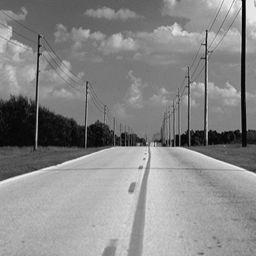
#> input picture img/sem05/highways/image_0001.jpg, 256 x 256 px; its folder holds 4 pictures in this run
$ python run02_bow_dictionary.py   (Python 2 division)   (older library calls are emulated)
#> lines starting #> are read from the running program, lines starting #| are printed output that depends on the picture
#!/usr/bin/python
__author__ = 'ar'

import cv2
import numpy as np
import matplotlib.pyplot as plt

import skimage as sk
import skimage.io
import skimage.color
from sklearn import cluster
from sklearn.metrics import pairwise as pwd

import os
import sys
import glob

######################################
def cropImagePatch(img, pt, angle, radiusPatch, isDebug=False, baseSize=(24,24)):
    px = pt[0]
    py = pt[1]
    #
    imgShape=img.shape
    imgCenter=(int(imgShape[1]/2.0), int(imgShape[0]/2.0))
    #
    matRot=cv2.getRotationMatrix2D(imgCenter, angle, 1.0)
    matShift=np.zeros((2,3))
    matShift[0,0]=1.0
    matShift[0,1]=0.0
    matShift[1,0]=0.0
    matShift[1,1]=1.0
    matShift[0,2]=+imgCenter[0] - px
    matShift[1,2]=+imgCenter[1] - py
    imgShift=cv2.warpAffine(img, matShift, (imgShape[1], imgShape[0]), None, cv2.INTER_CUBIC)
    cropSize=int(np.round(1.0*radiusPatch))
    imgShiftRot=cv2.warpAffine(imgShift, matRot, (imgShape[1], imgShape[0]), None, cv2.INTER_CUBIC)
    imgShiftRotCrop=imgShiftRot[imgCenter[1]-cropSize:imgCenter[1]+cropSize, imgCenter[0]-cropSize:imgCenter[0]+cropSize]
    if isDebug:
        plt.figure()
        plt.subplot(1,3,1)
        plt.imshow(imgShift), plt.title('Shift')
        plt.subplot(1,3,2)
        plt.imshow(imgShiftRot), plt.title('Shift-Rot')
        plt.subplot(1,3,3)
        plt.imshow(imgShiftRotCrop), plt.title('Shift-Rot-Crop')
    brd=1
    baseSizeBrd=(baseSize[0]-brd*2, baseSize[1]-brd*2)
    imgShiftRotCropResize=cv2.resize(imgShiftRotCrop, baseSizeBrd, None,0,0,cv2.INTER_CUBIC)
    imgShiftRotCropResize=cv2.copyMakeBorder(imgShiftRotCropResize,brd,brd,brd,brd,cv2.BORDER_CONSTANT, None, (0,0,0))
    return imgShiftRotCropResize

######################################
def_NumFeaturesPerImage=100
def_NumClustersSqrt=10
def_NumClusters=def_NumClustersSqrt**2
def_numBestPatches=int(def_NumClusters*3/4)
def_sizePatch=32

######################################
if __name__=='__main__':
    lstF=glob.glob('../img/sem05/highways/*.jpg')
    # sift=cv2.SIFT(nfeatures=def_NumFeaturesPerImage)
    sift=cv2.xfeatures2d.SIFT_create(nfeatures=def_NumFeaturesPerImage)
    lstK=[]
    lstD=[]
    lstImg=[]
    arrkp=None
    arrkd=None
    cnt=0
    print '(1) Prepare data:'
    for ii in xrange(len(lstF)):
        fimg=lstF[ii]
        img=cv2.imread(fimg, cv2.IMREAD_GRAYSCALE)
#> img is the input picture: shape (256, 256); min 0, max 255, mean 136.2
        lstImg.append(img)
        kp, kd=sift.detectAndCompute(img,None)
#> kp = 100 keypoints; strongest (x, y, size): (206, 44, 1.8), (39, 54, 2.1), (177, 145, 2.2), (184, 140, 10.5)
        kpa=np.zeros((len(kp), 5))
#> kpa = 100 rows, first 6: [0, 0, 0, 0, 0], [0, 0, 0, 0, 0], [0, 0, 0, 0, 0], [0, 0, 0, 0, 0], [0, 0, 0, 0, 0], [0, 0, 0, 0, 0]
        for kki in xrange(len(kp)):
            tkp=kp[kki]
            kpa[kki,0]=tkp.pt[0]
            kpa[kki,1]=tkp.pt[1]
            kpa[kki,2]=tkp.size
            kpa[kki,3]=tkp.angle
#> this loop made 100 passes
#> tkp on passes 1 to 12: keypoint at (6.3, 98.3), size 4.7, keypoint at (147.5, 167.7), size 3.1, keypoint at (244, 144.9), size 3.2, keypoint at (8.2, 31.9), size 6.1, keypoint at (239.2, 95.4), size 2.7, keypoint at (147.5, 167.7), size 3.1, keypoint at (154.3, 149.2), size 7.2, keypoint at (236.3, 131.9), size 3.2, keypoint at (160.2, 141), size 2.1, keypoint at (160.2, 141), size 2.1, keypoint at (233.4, 92.2), size 8.4, keypoint at (162, 142.3), size 6.9
#> after the loop, kpa = 100 rows, first 6: [6.33, 98.25, 4.71, 258.1, 0], [147.5, 167.7, 3.1, 202, 0], [244, 144.9, 3.15, 64.21, 0], [8.17, 31.87, 6.13, 172.7, 0], [239.2, 95.37, 2.75, 180.3, 0], [147.5, 167.7, 3.1, 7.95, 0]
        kpa[:,4]=ii
        if arrkd is None:
            arrkp=kpa.copy()
#> arrkp has the same summary as kpa
            arrkd=kd.copy()
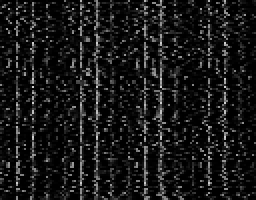
#> arrkd: shape (100, 128) float32 (shown 2 times larger); min 0, max 208, mean 23.4
        else:
            # kd /= np.tile(np.sum(kd, axis=-1).reshape((-1, 1)), (1, kd.shape[-1]))
            arrkd=np.concatenate([arrkd,kd])
            arrkp=np.concatenate([arrkp,kpa])
        lstK.append(kp)
        lstD.append(kd)
        if not (ii%20):
            print '%d/%d' % (ii,len(lstF))
#> pass 2 of the loop `for ii in xrange(len(lstF)):`:
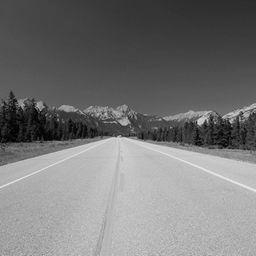
#> input picture img/sem05/highways/image_0005.jpg, 256 x 256 px
#> img is the input picture: shape (256, 256); min 0, max 238, mean 118.4
#> kp = 100 keypoints; strongest (x, y, size): (200, 122, 4.5), (125, 122, 5.1), (221, 137, 22.8), (39, 106, 5.2)
#> `kpa=np.zeros((len(kp), 5))`: kpa = 100 rows, first 6: [0, 0, 0, 0, 0], [0, 0, 0, 0, 0], [0, 0, 0, 0, 0], [0, 0, 0, 0, 0], [0, 0, 0, 0, 0], [0, 0, 0, 0, 0]
#> the loop `for kki in xrange(len(kp)):` made 100 passes
#> tkp on passes 1 to 8: keypoint at (111.2, 135.5), size 1.9, keypoint at (248.3, 108.1), size 2.2, keypoint at (248.3, 108.1), size 2.2, keypoint at (246.2, 115.1), size 3.5, keypoint at (237.1, 112.6), size 3.1, keypoint at (231, 115.8), size 8.2, keypoint at (220.9, 136.9), size 22.8, keypoint at (211.1, 118.1), size 3.1
#> after the loop `for kki in xrange(len(kp)):`: kpa = 100 rows, first 6: [111.2, 135.5, 1.89, 82.23, 0], [248.3, 108.1, 2.16, 243.9, 0], [248.3, 108.1, 2.16, 73.04, 0], [246.2, 115.1, 3.5, 214.9, 0], [237.1, 112.6, 3.12, 224.9, 0], [231, 115.8, 8.21, 280.4, 0]
#> `arrkd=np.concatenate([arrkd,kd])`:
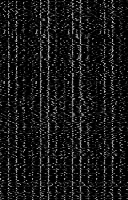
#> arrkd: shape (200, 128) float32; min 0, max 215, mean 23.7
#> `arrkp=np.concatenate([arrkp,kpa])`: arrkp = 200 rows, first 6: [6.33, 98.25, 4.71, 258.1, 0], [147.5, 167.7, 3.1, 202, 0], [244, 144.9, 3.15, 64.21, 0], [8.17, 31.87, 6.13, 172.7, 0], [239.2, 95.37, 2.75, 180.3, 0], [147.5, 167.7, 3.1, 7.95, 0]
#> pass 3 of the loop `for ii in xrange(len(lstF)):`:
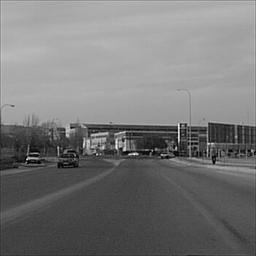
#> input picture img/sem05/highways/image_0007.jpg, 256 x 256 px
#> img is the input picture: shape (256, 256); min 0, max 251, mean 119.7
#> kp = 100 keypoints; strongest (x, y, size): (123, 140, 1.9), (252, 151, 1.9), (236, 137, 1.9), (121, 149, 2.2)
#> `kpa=np.zeros((len(kp), 5))`: kpa = 100 rows, first 6: [0, 0, 0, 0, 0], [0, 0, 0, 0, 0], [0, 0, 0, 0, 0], [0, 0, 0, 0, 0], [0, 0, 0, 0, 0], [0, 0, 0, 0, 0]
#> the loop `for kki in xrange(len(kp)):` made 100 passes
#> tkp on passes 1 to 8: keypoint at (97.1, 149.6), size 2, keypoint at (252, 150.7), size 1.9, keypoint at (250.8, 154.4), size 1.9, keypoint at (249, 150.6), size 2, keypoint at (196.8, 145.8), size 1.9, keypoint at (196.3, 156.1), size 2, keypoint at (195, 148), size 2, keypoint at (195, 148), size 2
#> after the loop `for kki in xrange(len(kp)):`: kpa = 100 rows, first 6: [97.09, 149.6, 1.95, 163.1, 0], [252, 150.7, 1.87, 356.7, 0], [250.8, 154.4, 1.94, 34.41, 0], [249, 150.6, 1.96, 357, 0], [196.8, 145.8, 1.89, 82.52, 0], [196.3, 156.1, 1.99, 99.82, 0]
#> `arrkd=np.concatenate([arrkd,kd])`:
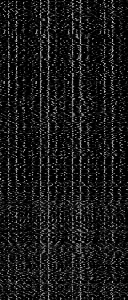
#> arrkd: shape (300, 128) float32; min 0, max 215, mean 25.1
#> `arrkp=np.concatenate([arrkp,kpa])`: arrkp = 300 rows, first 6: [6.33, 98.25, 4.71, 258.1, 0], [147.5, 167.7, 3.1, 202, 0], [244, 144.9, 3.15, 64.21, 0], [8.17, 31.87, 6.13, 172.7, 0], [239.2, 95.37, 2.75, 180.3, 0], [147.5, 167.7, 3.1, 7.95, 0]
#> the loop made 4 passes; the first 3 are shown
    #
    print '(2) Run K-Means:'
#> (the run stopped early here; a loop or call above may not have finished)
